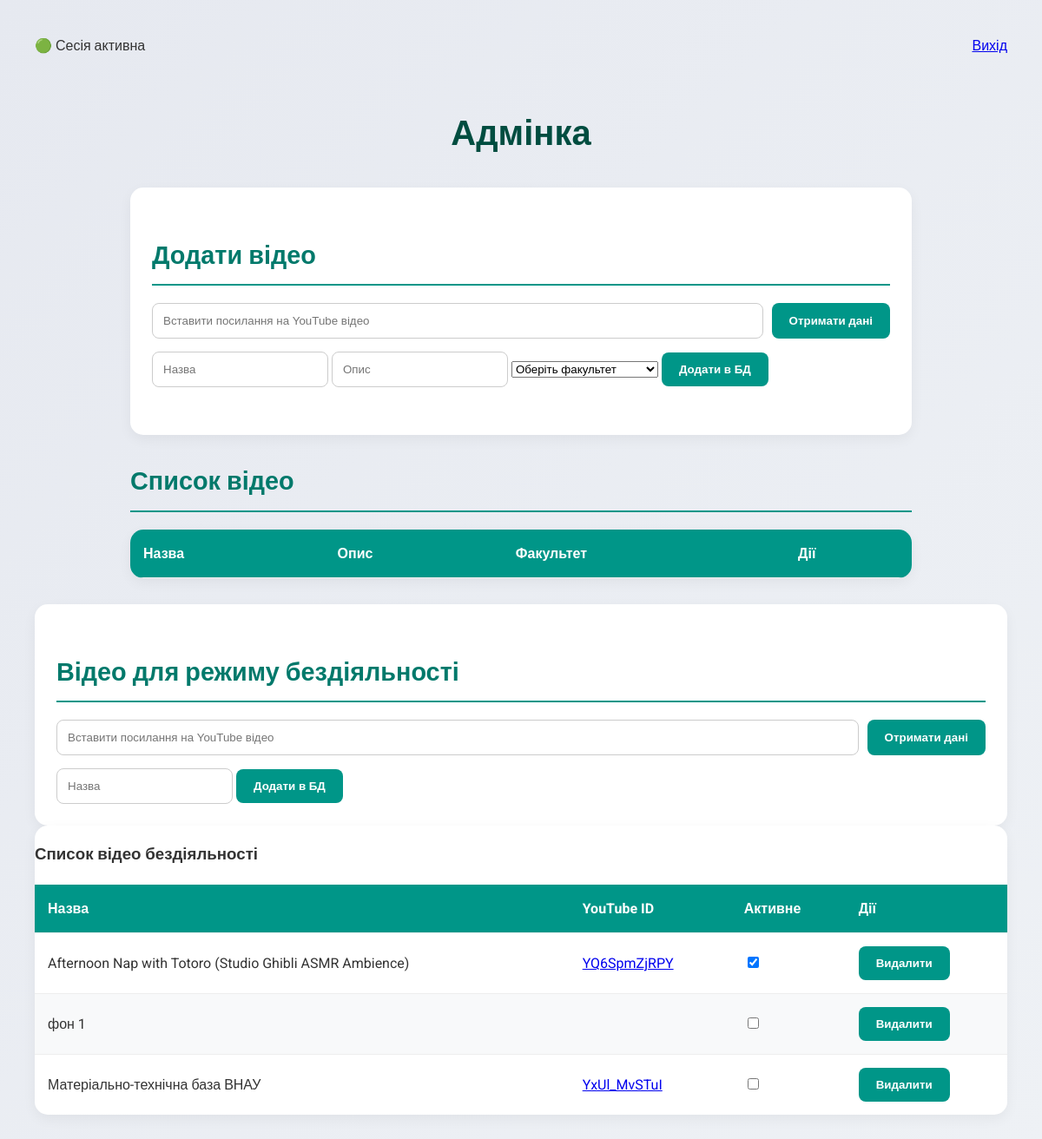
Before: /admin (signed in) with the older database file.
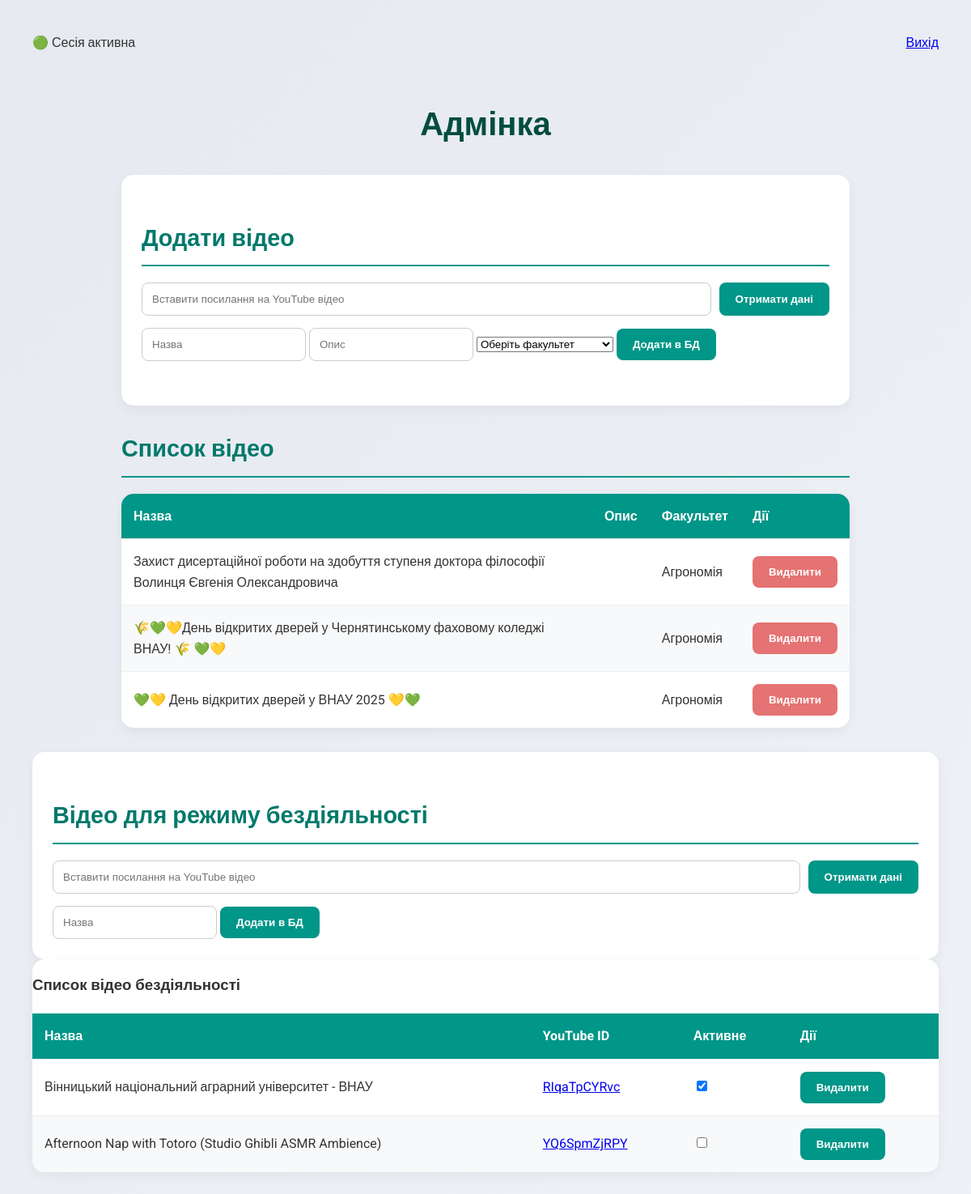
After: the same page with the newer database file.
### tables this page shows
CREATE TABLE idle_videos (
        id INTEGER PRIMARY KEY AUTOINCREMENT,
        yt_id TEXT NOT NULL,
        title TEXT,
        is_active BOOLEAN NOT NULL CHECK (is_active IN (0, 1)) DEFAULT 0
    );

CREATE TABLE videos (
        id INTEGER PRIMARY KEY AUTOINCREMENT,
        yt_id TEXT NOT NULL,
        title TEXT NOT NULL,
        description TEXT,
        faculty TEXT NOT NULL
    );

### app.py (the view)
@app.route("/admin")
def admin_page():
    if 'user' not in session:
        return redirect(url_for('login'))
    videos = database.get_videos(limit=1000, offset=0)
    idle_videos = database.get_idle_videos()
    faculties = [
        "Агрономія", "Екологія", "Інженерія", "Економіка",
        "Облік і фінанси", "Менеджмент", "Технології виробництва", "Ветеринарна медицина"
    ]
    return render_template("admin.html", user=session.get("user"), videos=videos, faculties=faculties, idle_videos=idle_videos)

### database.py (called while the page is built)
def get_videos(faculty=None, limit=5, offset=0):
    conn = sqlite3.connect(DB_NAME)
    c = conn.cursor()
    if faculty:
        c.execute("SELECT id, yt_id, title, description, faculty FROM videos WHERE faculty=? LIMIT ? OFFSET ?",
                  (faculty, limit, offset))
    else:
        c.execute("SELECT id, yt_id, title, description, faculty FROM videos LIMIT ? OFFSET ?",
                  (limit, offset))
    rows = c.fetchall()
    conn.close()
    return [{"id": r[0], "yt_id": r[1], "title": r[2], "description": r[3], "faculty": r[4]} for r in rows]

def get_idle_videos():
    conn = sqlite3.connect(DB_NAME)
    c = conn.cursor()
    c.execute("SELECT * FROM idle_videos ORDER BY id DESC")
    rows = c.fetchall()
    conn.close()
    return [{"id": r[0], "yt_id": r[1], "title": r[2], "is_active": r[3]} for r in rows]

### templates/admin.html (shortened to what this page needs)
<!DOCTYPE html>
<html lang="uk">
<head>
    <link rel="stylesheet" href="/static/css/admin.css">
</head>
<body>
    <div class="auth-info">
        <div class="session-status" id="sessionStatus">
            🟢 Сесія активна
        </div>
        <div class="logout">
            <a href="/logout" class="logout-btn">
                Вихід
            </a>
        </div>
    </div>
    <div id="admin-content" class="admin-container">
        <h1>Адмінка</h1>
        <div class="add-video-section card">
            <h2>Додати відео</h2>
            <div class="fetch-input-group">
                <input type="text" id="youtube-url" placeholder="Вставити посилання на YouTube відео">
                <button id="fetch-btn" type="button" class="btn">Отримати дані</button>
            </div>
            <form id="add-video-form" method="POST" action="{{ url_for('admin_add') }}">
                <input type="text" name="title" id="title" placeholder="Назва" required>
                <input type="text" name="description" id="description" placeholder="Опис">
                <select name="faculty" id="faculty-select" required>
                    <option value="" disabled selected>Оберіть факультет</option>
                </select>
                <button type="submit" class="btn">Додати в БД</button>
            </form>
            <span id="status-message"></span>
        </div>
        <h2>Список відео</h2>
        <div class="table-container card">
            <table>
                <thead>
                    <tr>
                        <th>Назва</th>
                        <th>Опис</th>
                        <th>Факультет</th>
                        <th>Дії</th>
                    </tr>
                </thead>
                <tbody>
                    {% for v in videos %}
                    <tr>
                        <td>{{ v.title }}</td>
                        <td>{{ v.description }}</td>
                        <td>{{ v.faculty }}</td>
                        <td>
                            <form method="POST" action="{{ url_for('admin_delete', video_id=v.id) }}">
                                <button type="submit" class="btn delete-btn">Видалити</button>
                            </form>
                        </td>
                    </tr>
                    {% endfor %}
                </tbody>
            </table>
        </div>
    </div>
    <div class="add-idle-video-section card">
    <h2>Відео для режиму бездіяльності</h2>
    <div class="fetch-input-group">
        <input type="text" id="idle-youtube-url" placeholder="Вставити посилання на YouTube відео">
        <button id="idle-fetch-btn" type="button" class="btn">Отримати дані</button>
    </div>
    <form id="add-idle-video-form">
        <input type="text" name="title" id="idle-title" placeholder="Назва" required>
        <button type="submit" class="btn">Додати в БД</button>
    </form>
</div>
<div class="table-container card">
    <h3>Список відео бездіяльності</h3>
    <table>
        <thead>
            <tr>
                <th>Назва</th>
                <th>YouTube ID</th>
                <th>Активне</th>
                <th>Дії</th>
            </tr>
        </thead>
        <tbody>
            {% for v in idle_videos %}
            <tr>
                <td>{{ v.title }}</td>
                <td><a href="https://www.youtube.com/watch?v={{ v.yt_id }}" target="_blank">{{ v.yt_id }}</a></td>
                <td><input type="checkbox" class="idle-toggle" data-id="{{ v.id }}" {{ 'checked' if v.is_active else '' }}></td>
                <td>
                    <button type="button" class="btn delete-idle-btn" data-id="{{ v.id }}">Видалити</button>
                </td>
            </tr>
            {% endfor %}
        </tbody>
    </table>
</div>
</body>
</html>

### static/css/admin.css (style rules this page uses)
body { font-family: 'Roboto', sans-serif; background: linear-gradient(135deg, #e6e9f0, #eef1f5); padding: 40px; margin: 0; color: #333333; line-height: 1.6; }
.auth-info { display: flex; flex-direction: row; justify-content: space-between; }
.logout { list-style: none; }
.admin-container { max-width: 900px; margin: 0 auto; padding: 30px; }
h1 { text-align: center; color: #004d40; font-size: 2.5em; font-weight: 700; margin-bottom: 30px; }
h2 { color: #00796b; font-size: 1.8em; border-bottom: 2px solid #009688; padding-bottom: 10px; margin-top: 30px; margin-bottom: 20px; }
.card { background-color: #fff; border-radius: 15px; padding: 25px; box-shadow: 0 5px 15px rgba(0, 0, 0, 0.05); }
.add-video-section { margin-bottom: 30px; }
.fetch-input-group { display: flex; gap: 10px; margin-bottom: 15px; }
input[type="text"] { flex-grow: 1; padding: 12px; border: 1px solid #ccc; border-radius: 8px; transition: border-color 0.3s; }
.btn { padding: 12px 20px; border: none; background-color: #009688; color: white; font-weight: 700; cursor: pointer; border-radius: 8px; transition: background-color 0.3s ease, transform 0.2s; }
.delete-btn { background-color: #e57373; }
#status-message { display: block; margin-top: 10px; font-style: italic; color: #555; min-height: 20px; }
.table-container { background-color: #fff; border-radius: 15px; overflow: hidden; box-shadow: 0 5px 15px rgba(0, 0, 0, 0.05); padding: 0; }
table { width: 100%; border-collapse: collapse; }
th, td { padding: 15px; text-align: left; border-bottom: 1px solid #eee; }
thead th { background-color: #009688; color: white; font-weight: 700; }
tbody tr:last-child td { border-bottom: none; }
tbody tr:nth-child(even) { background-color: #f8f9fa; }
td form { margin: 0; }

Changed rows visible on the page:
removed idle_videos: title "фон 1"
removed idle_videos: title "Матеріально-технічна база ВНАУ", yt_id "YxUl_MvSTuI"
added videos: title "Захист дисертаційної роботи на здобуття ступеня доктора філософії Волинця Євгенія Олександровича", faculty "Агрономія"
added videos: title "🌾💚💛День відкритих дверей у Чернятинському фаховому коледжі ВНАУ! 🌾 💚💛", faculty "Агрономія"
added videos: title "💚💛 День відкритих дверей у ВНАУ 2025 💛💚", faculty "Агрономія"
added idle_videos: title "Вінницький національний аграрний університет - ВНАУ", yt_id "RIqaTpCYRvc"
changed idle_videos "Afternoon Nap with Totoro (Studio Ghibli ASMR Ambience)": id "☑" → "☐"
